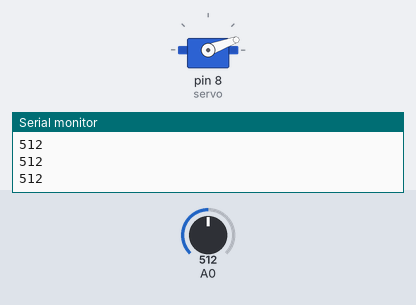
This sketch was run on a simulated Arduino Uno, built with avr-gcc and run on an emulated ATmega328P. Shown: servo, the last lines printed to the serial monitor. The test bench sets the inputs (shaded band); at power-on: A0 = 512.

Above: at 1.2 s.
1.3 s: A0 set to 685
2.8 s: A0 set to 709
At 4.2 s:
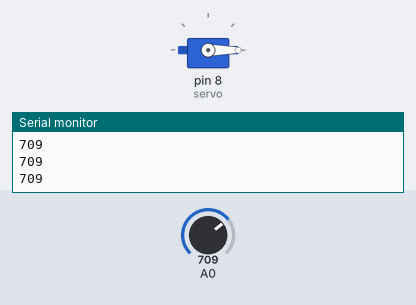
4.5 s: A0 set to 690
At 5.0 s:
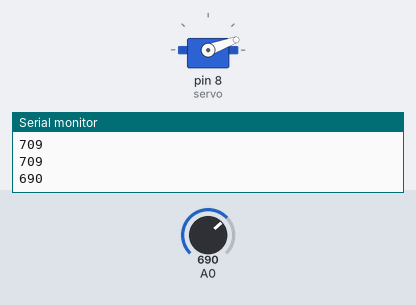
6.0 s: A0 set to 710
At 6.4 s:
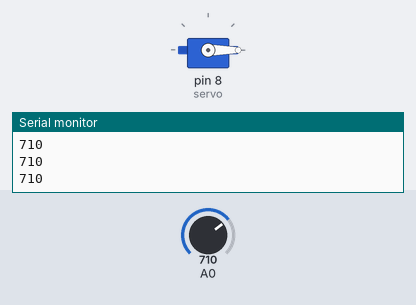
Timing chart, 0 to 8.5 s (numbered marks = the images above; inputs shaded):
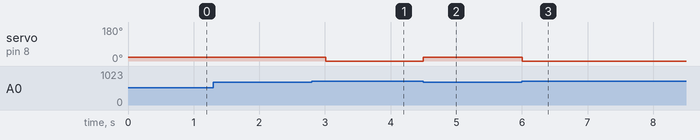

Measured:
- the behaviour switches between 699 and 700 on A0 (found by bisection; images 0 and 1)
- after the input at 2.8 s, servo on pin 8 (servo): 20° → 0° after 0.21 s
- after the input at 4.5 s, servo on pin 8 (servo): 0° → 20° at once
- after the input at 6.0 s, servo on pin 8 (servo): 20° → 0° at once

The sketch:

Game_khung_long.ino
```cpp
#include <Servo.h>
int servo = 8;
Servo myservo;

void setup() {
  myservo.attach(servo);
  Serial.begin(9600);
}

void loop() {
  int sensorValue = analogRead(A0);
  if (sensorValue  < 700)
  {
    myservo.write(20);
    delay(300);
  }
  else myservo.write(0);

  Serial.println(sensorValue);
  delay(1);
}
```
